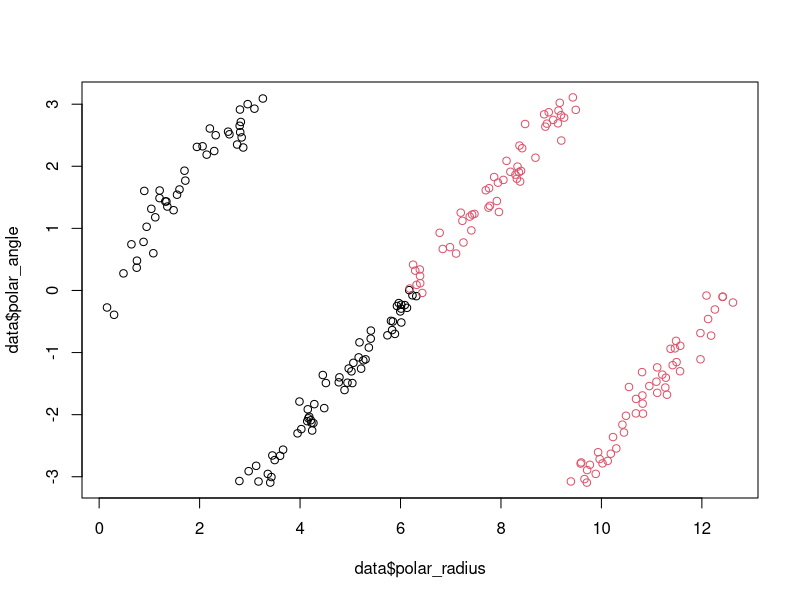
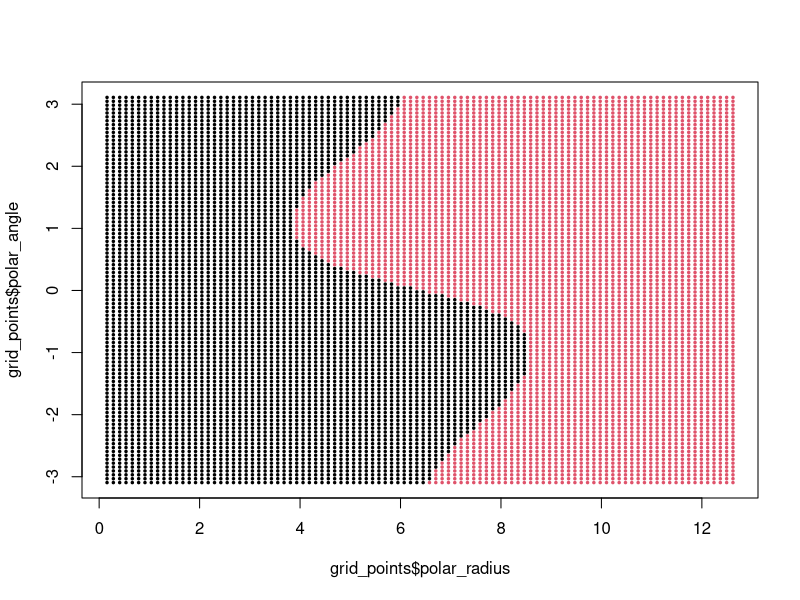

These figures' R source, in order:
library(kernlab)
set.seed(1)

# Function to generate spiral data
generate_spiral <- function(points, noise = 0.2) {
  theta <- runif(points, 0, 4 * pi)
  radius <- theta
  x <- radius * cos(theta) + rnorm(points, sd = noise)
  y <- radius * sin(theta) + rnorm(points, sd = noise)
  class <- as.factor(ifelse(theta < 2 * pi, 1, 2))
  data.frame(x = x, y = y, class = class)
}

# Generate data
data <- generate_spiral(200)

# Transform to polar coordinates
data$polar_radius <- sqrt(data$x^2 + data$y^2)
data$polar_angle <- atan2(data$y, data$x)

# Plot to verify transformation
plot(data$polar_radius, data$polar_angle, col = data$class)

# Train SVM model
svm_model <- ksvm(class ~ polar_radius + polar_angle, data = data, kernel = "rbfdot")


# Prediction grid
grid_points <- expand.grid(polar_radius = seq(min(data$polar_radius), max(data$polar_radius), length.out = 100),
                           polar_angle = seq(min(data$polar_angle), max(data$polar_angle), length.out = 100))

# Predict
grid_points$class <- predict(svm_model, grid_points)

# Visualization
plot(grid_points$polar_radius, grid_points$polar_angle, col = grid_points$class, pch = 20, cex = 0.5)

# Calculate accuracy
predictions <- predict(svm_model, newdata = data)
correct_predictions <- sum(predictions == data$class)
total_predictions <- nrow(data)
accuracy <- correct_predictions / total_predictions
cat("\nAccuracy:", accuracy * 100, "%")
